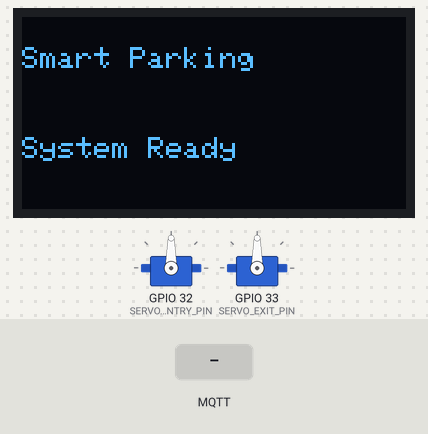
The sketch below on a simulated ESP32. Shown: 2 × servo, 128×64 one-colour display. The inputs (shaded band) are chosen by the test bench. WiFi joins after 1.5 s; servers stay silent unless stated; no MQTT or app messages arrive unless stated.

Above: at 2.8 s.
2.9 s: MQTT message "OPEN" arrives on the third subscribed topic
At 3.6 s:
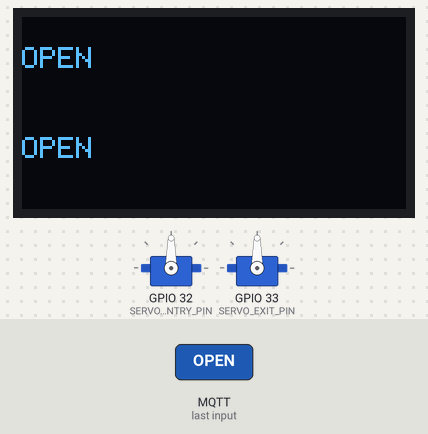
4.4 s: MQTT message "1" arrives on the third subscribed topic
At 5.4 s:
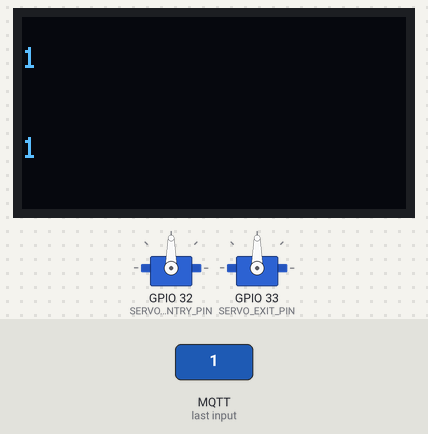
5.9 s: MQTT message "on" arrives on the third subscribed topic
At 6.7 s:
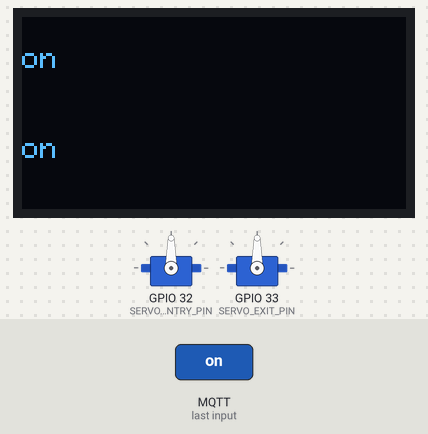
7.4 s: MQTT message "off" arrives on the third subscribed topic
At 8.5 s:
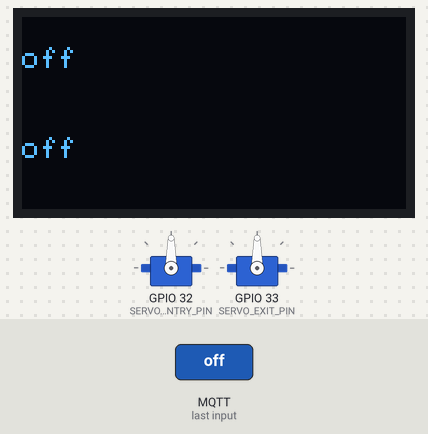
8.9 s: MQTT message "OPEN" arrives on the first subscribed topic
At 9.4 s:
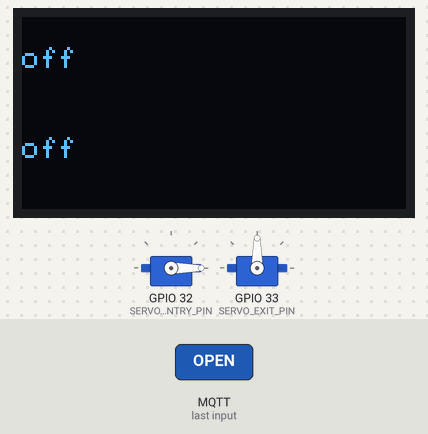
Timing chart, 0 to 20.4 s (numbered marks = the images above; inputs shaded):
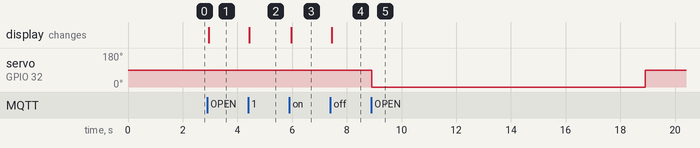

The sketch:

myparkirgua.ino
```cpp
#include <Arduino.h>
#include <WiFi.h>
#include <PubSubClient.h>
#include <SPI.h>
#include <MFRC522.h>
#include <ESP32Servo.h>
#include <Wire.h>
#include <Adafruit_GFX.h>
#include <Adafruit_SSD1306.h>

/* ================= WIFI & MQTT ================= */
const char *ssid     = "SSID WIFI";
const char *password = "PASSWORD WIFI";

const char *mqtt_server = "broker.hivemq.com";
const int mqtt_port = 1883;

/* ================= MQTT TOPIC ================= */
#define TOPIC_ENTRY_RFID  "parking/tbintanh/entry/rfid"
#define TOPIC_EXIT_RFID   "parking/tbintanh/exit/rfid"
#define TOPIC_ENTRY_SERVO "parking/tbintanh/entry/servo"
#define TOPIC_EXIT_SERVO  "parking/tbintanh/exit/servo"
#define TOPIC_LCD         "parking/tbintanh/lcd"

/* ================= RFID ================= */
#define RST_ENTRY_PIN 27
#define SS_ENTRY_PIN 5

#define RST_EXIT_PIN 17
#define SS_EXIT_PIN 15

MFRC522 rfidEntry(SS_ENTRY_PIN, RST_ENTRY_PIN);
MFRC522 rfidExit(SS_EXIT_PIN, RST_EXIT_PIN);

/* ================= SERVO ================= */
#define SERVO_ENTRY_PIN 32
#define SERVO_EXIT_PIN 33

Servo servoEntry;
Servo servoExit;

/* ================= OLED ================= */
#define SCREEN_WIDTH 128
#define SCREEN_HEIGHT 64
#define OLED_RESET -1

Adafruit_SSD1306 display(SCREEN_WIDTH, SCREEN_HEIGHT, &Wire, OLED_RESET);

/* ================= MQTT ================= */
WiFiClient espClient;
PubSubClient client(espClient);

void connectWiFi()
{
  WiFi.begin(ssid, password);
  while (WiFi.status() != WL_CONNECTED)
  {
    delay(500);
  }
}

String getMqttClientId()
{
  uint64_t chipid = ESP.getEfuseMac();
  char id[50];
  snprintf(id, sizeof(id), "smartparking-%04X%08X",
       (uint16_t)(chipid >> 32),
       (uint32_t)chipid);
  return String(id);
}

void reconnectMQTT()
{
  while (!client.connected())
  {
    if (client.connect(getMqttClientId().c_str()))
    {
      client.subscribe(TOPIC_ENTRY_SERVO);
      client.subscribe(TOPIC_EXIT_SERVO);
      client.subscribe(TOPIC_LCD);
    }
    else
    {
      delay(2000);
    }
  }
}

/* ================= SERVO CONTROL ================= */
void openServo(Servo &servo)
{
  servo.write(0);
  delay(10000);
  servo.write(90);
}

/* ================= OLED DISPLAY ================= */
void showOLED(String line1, String line2)
{
  display.clearDisplay();
  display.setTextSize(1);
  display.setTextColor(SSD1306_WHITE);

  display.setCursor(0, 10);
  display.println(line1);

  display.setTextSize(1);
  display.setCursor(0, 40);
  display.println(line2);

  display.display();
}

/* ================= MQTT CALLBACK ================= */
void callback(char *topic, byte *payload, unsigned int length)
{
  String message;
  for (int i = 0; i < length; i++)
  {
    message += (char)payload[i];
  }

  // Servo Entry: dashboard kirim "OPEN"
  if (String(topic) == TOPIC_ENTRY_SERVO)
  {
    if (message.indexOf("OPEN") >= 0)
    {
      openServo(servoEntry);
    }
  }

  // Servo Exit: dashboard kirim "OPEN"
  if (String(topic) == TOPIC_EXIT_SERVO)
  {
    if (message.indexOf("OPEN") >= 0)
    {
      openServo(servoExit);
    }
  }

  // LCD: dashboard kirim "line1|line2"
  if (String(topic) == TOPIC_LCD)
  {
    int separator = message.indexOf('|');
    String line1 = message.substring(0, separator);
    String line2 = message.substring(separator + 1);
    showOLED(line1, line2);
  }
}

/* ================= RFID READ ================= */
String readRFID(MFRC522 &rfid)
{
  if (!rfid.PICC_IsNewCardPresent() || !rfid.PICC_ReadCardSerial())
  {
    return "";
  }

  String uid = "";
  for (byte i = 0; i < rfid.uid.size; i++)
  {
    uid += String(rfid.uid.uidByte[i], HEX);
  }
  uid.toUpperCase();

  rfid.PICC_HaltA();
  rfid.PCD_StopCrypto1();

  return uid;
}

/* ================= SETUP ================= */
void setup()
{
  Serial.begin(115200);

  // RFID Setup
  SPI.begin();
  rfidEntry.PCD_Init();
  rfidExit.PCD_Init();

  // Servo Setup
  servoEntry.attach(SERVO_ENTRY_PIN);
  servoExit.attach(SERVO_EXIT_PIN);
  servoEntry.write(90);
  servoExit.write(90);

  // OLED Init
  Wire.begin(21, 22);
  if (!display.begin(SSD1306_SWITCHCAPVCC, 0x3C))
  {
    Serial.println("OLED not found");
    while (true);
  }

  showOLED("Smart Parking", "System Ready");

  // WiFi & MQTT Setup
  connectWiFi();
  client.setServer(mqtt_server, mqtt_port);
  client.setCallback(callback);
}

/* ================= LOOP ================= */
void loop()
{
  if (!client.connected())
  {
    reconnectMQTT();
  }
  client.loop();

  // ENTRY: publish {"rfid":"UID"}
  String uidEntry = readRFID(rfidEntry);
  if (uidEntry != "")
  {
    String payload = "{\"rfid\":\"" + uidEntry + "\"}";
    client.publish(TOPIC_ENTRY_RFID, payload.c_str());
    Serial.println("ENTRY : " + payload);
    delay(2000);
  }

  // EXIT: publish {"rfid":"UID"}
  String uidExit = readRFID(rfidExit);
  if (uidExit != "")
  {
    String payload = "{\"rfid\":\"" + uidExit + "\"}";
    client.publish(TOPIC_EXIT_RFID, payload.c_str());
    Serial.println("EXIT : " + payload);
    delay(2000);
  }
}
```

Measured:
- after the input at 2.9 s, the display: changes at once (image 1)
- after the input at 4.4 s, the display: changes at once (image 2)
- after the input at 5.9 s, the display: changes after 0.06 s (image 3)
- after the input at 7.4 s, the display: changes after 0.05 s (image 4)
- after the input at 8.9 s, servo on GPIO 32 (SERVO_ENTRY_PIN): 90° → 0° at once, → 90° 10.0 s later
